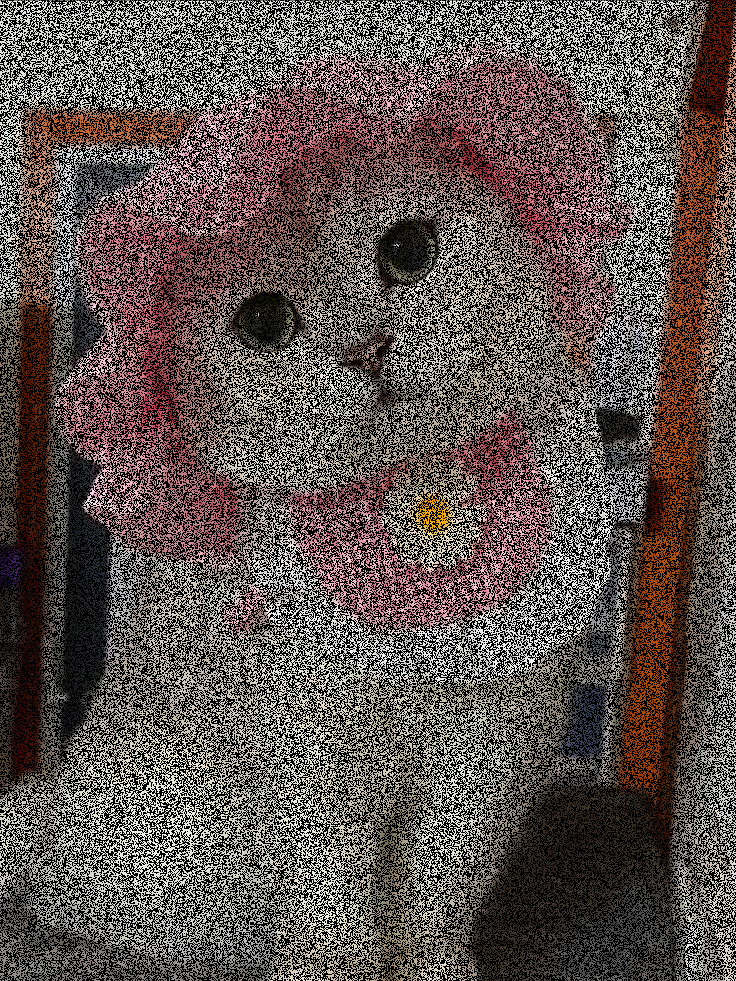
#> input picture tmp/damaged.png, 736 x 981 px, found by its file name
$ python main_model.py
#> lines starting #> are read from the running program, lines starting #| are printed output that depends on the picture; after the words box and inside, x2 and y2 are one past the last pixel; in counts of white or black regions, pixels touching at a corner belong together
### ML_component/utils.py
import os
from typing import Union, Tuple, Type, IO
import cv2
import numpy as np

try:
    import cupy as cp

    CUPY_AVAILABLE = True
    ArrayLike = Union[np.ndarray, cp.ndarray]
    BackendModule = Union[Type[np], Type[cp]]
except ImportError:
    cupy = None
    CUPY_AVAILABLE = False
    ArrayLike = np.ndarray
    BackendModule = Type[np]


def get_backend(use_gpu: bool = True) -> BackendModule:
    """
    Возвращает вычислительный бэкенд (NumPy или CuPy) в зависимости от доступности GPU и выбора пользователя.

    Args:
        use_gpu (bool): Флаг, указывающий, нужно ли пытаться использовать GPU.

    Returns:
        BackendModule: Модуль numpy или cupy, который будет использоваться для вычислений.
    """
    if use_gpu and CUPY_AVAILABLE:
        print("GPU (CuPy) доступен и выбран в качестве бэкенда.")
        return cp
    else:
        if use_gpu and not CUPY_AVAILABLE:
            print("Предупреждение: Запрошен GPU, но CuPy не найден. Используется CPU (NumPy).")
        print("CPU (NumPy) выбран в качестве бэкенда.")
        return np


# [29 lines left out: functions _ensure_numpy, as_numpy, not called in this run]


def as_backend_array(array: ArrayLike, backend: BackendModule) -> ArrayLike:
    """
    Универсальная функция для преобразования массива в массив нужного бэкенда.

    Args:
        array (ArrayLike): Входной массив.
        backend (BackendModule): Целевой бэкенд (модуль numpy или cupy).

    Returns:
        ArrayLike: Массив, находящийся на целевом устройстве (CPU или GPU).
    """
    if backend is cp and CUPY_AVAILABLE:
        return cp.asarray(array)
    # Если целевой бэкенд - numpy, или если cupy не доступен, конвертируем в numpy
    return np.asarray(array)


def load_image(source: Union[str, IO[bytes]], normalize: bool = True) -> np.ndarray:
    """
    Загружает изображение из файла или байтового потока.

    Args:
        source (Union[str, IO[bytes]]): Путь к файлу (str) или байтовый поток (например, io.BytesIO).
        normalize (bool): Если True, нормализует значения пикселей в диапазон [0, 1].

    Returns:
        np.ndarray: Загруженное изображение в виде NumPy массива (на CPU).

    Raises:
        ValueError: Если не удалось декодировать изображение из предоставленного источника.
    """
#> called with source = 'ML_component/data/damaged.png', normalize = True
    if isinstance(source, str):
        image = cv2.imread(source)
#> image is the input picture: shape (981, 736, 3); mean B, G, R 76.8, 81.1, 92.8
        if image is None:
            raise FileNotFoundError(f"Не удалось загрузить изображение по пути: {source}")
    else:
        # Если это байтовый поток, читаем его в NumPy массив
        file_bytes = np.frombuffer(source.read(), np.uint8)
        # Декодируем массив байтов в изображение
        image = cv2.imdecode(file_bytes, cv2.IMREAD_COLOR)
        if image is None:
            raise ValueError("Не удалось декодировать изображение из байтового потока.")

        # Конвертируем BGR в RGB
    image_rgb = cv2.cvtColor(image, cv2.COLOR_BGR2RGB)

    if normalize:
        return image_rgb.astype(np.float32) / 255.0
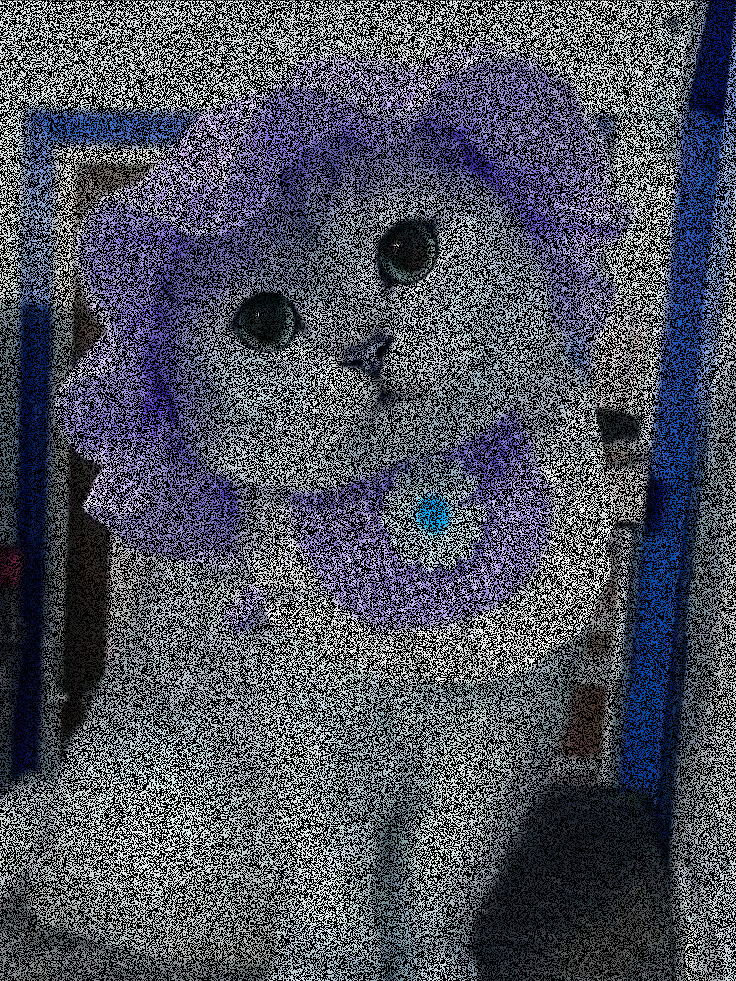
#> returned value: shape (981, 736, 3) float32; mean of channels 0, 1, 2 0.363, 0.318, 0.301; drawn as B, G, R

    return image_rgb


# [58 lines left out: functions generate_mask, save_image, not called in this run]

### ML_component/main_model.py
import os
from typing import Optional
import numpy as np

from . import admm_core
from . import utils
from . import visualize


def create_mask_from_damaged(damaged_image: np.ndarray,
                             threshold: int = 10
) -> np.ndarray:
    """
    Создает маску известных пикселей на основе поврежденного изображения (работает с NumPy массивами).
    Пиксель считается известным, если он не является почти черным.

    Args:
        damaged_image (np.ndarray): Входное изображение в формате NumPy (H, W, C).
        threshold (int): Порог яркости для определения черного пикселя (в диапазоне 0-255).

    Returns:
        np.ndarray: Двумерная булева маска, где True означает известный (неповрежденный) пиксель.
    """
#> called with threshold = 10

    # Суммируем значения каналов, чтобы получить одноканальное изображение
    gray_image = damaged_image.sum(axis=2)
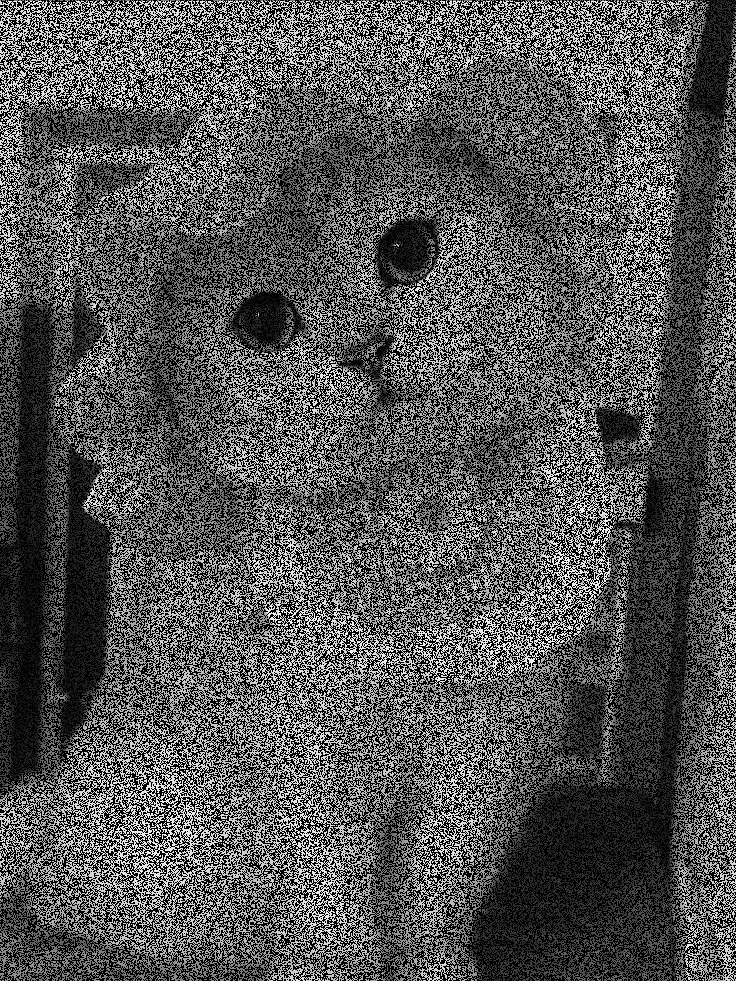
#> gray_image: shape (981, 736) float32; min 0, max 2.99, mean 0.983; drawn with min black and max white

    # Определяем порог в зависимости от нормализации
    # Если значения в диапазоне [0, 1], порог тоже должен быть в этом диапазоне
    is_normalized = damaged_image.max() <= 1.0
#> is_normalized = True
    effective_threshold = threshold / 255.0 if is_normalized else threshold
#> effective_threshold = 0.0392

    # True там, где пиксель не черный
    return gray_image > effective_threshold
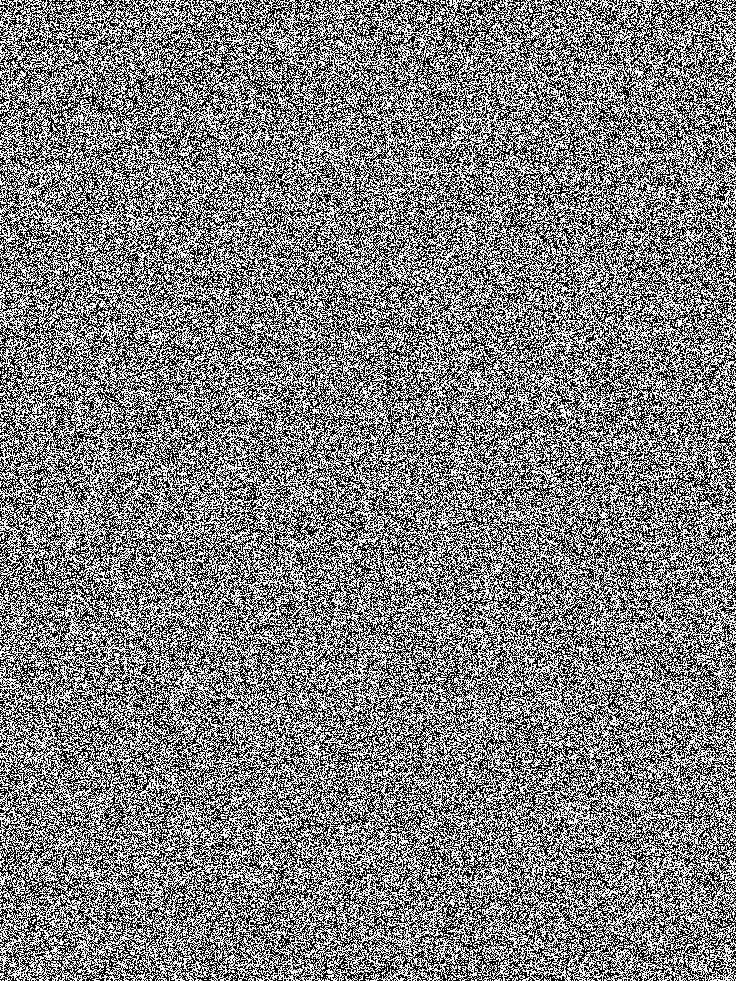
#> returned value: shape (981, 736) bool; 50% white in thin lines or dots


def run_inpainting_pipeline(
        damaged_image_path: str,
        output_dir: str,
        max_iters: int = 250,
        original_image_path: Optional[str] = None,
        use_gpu: bool = True
) -> Optional[np.ndarray]:
    """
    Главная функция для запуска всего процесса восстановления изображения.
    Оркестрирует загрузку данных, выбор бэкенда (CPU/GPU), запуск ADMM и сохранение результатов.

    Args:
        damaged_image_path (str): Путь к поврежденному изображению.
        output_dir (str): Папка для сохранения всех результатов.
        max_iters (int): Максимальное количество итераций для ADMM.
        original_image_path (Optional[str]): Путь к оригинальному изображению для сравнения.
                                              Если не указан (None), сравнительный график не создается.
        use_gpu (bool): Флаг для использования GPU. Если True, будет предпринята попытка
                        использовать CuPy, при неудаче - откат к NumPy.

    Returns:
        Optional[np.ndarray]: Восстановленное изображение в виде NumPy массива, если процесс прошел успешно,
                              иначе None.
    """

    # --- 1. Выбор бэкенда и настройка путей ---
    backend = utils.get_backend(use_gpu)

    os.makedirs(output_dir, exist_ok=True)
    base_name = os.path.splitext(os.path.basename(damaged_image_path))[0]

    # Формируем пути для сохранения результатов
    RECOVERED_IMAGE_PATH = os.path.join(output_dir, f"{base_name}_recovered.png")
    COMPARISON_PLOT_PATH = os.path.join(output_dir, f"{base_name}_comparison.png")
    CONVERGENCE_PLOT_PATH = os.path.join(output_dir, f"{base_name}_convergence.png")

    # Параметры ADMM
    ADMM_TOL = 1e-3
    ADMM_RHO = 0.5

    try:
        # --- 2. Загрузка данных (всегда на CPU) ---
        print(f"Загрузка поврежденного изображения: {damaged_image_path}")
        damaged_image_np = utils.load_image(damaged_image_path)

        # --- 3. Создание маски и перенос на выбранный бэкенд ---
        print("Создание маски на основе поврежденного изображения...")
        mask_np = create_mask_from_damaged(damaged_image_np)

        print(f"Передача данных на выбранный бэкенд ({'GPU' if backend is not np else 'CPU'})...")
        image_to_recover = utils.as_backend_array(damaged_image_np, backend)
        mask = utils.as_backend_array(mask_np, backend)

        # --- 4. Обработка каждого канала ---
        recovered_channels = []
        norm_histories = []
        channel_names = ["Красный", "Зелёный", "Синий"]

        for i in range(len(channel_names)):
            print(f"\n--- Восстановление канала: {channel_names[i]} ---")
            channel_data = image_to_recover[:, :, i]

            recovered_channel, history = admm_core.MC_ADMM(
                Y=channel_data, mask=mask, tol=ADMM_TOL,
                max_iters=max_iters, r=ADMM_RHO, backend=backend
            )
            recovered_channels.append(recovered_channel)
            norm_histories.append(history)

        # --- 5. Сборка результата и возврат на CPU ---
        print("\nСборка восстановленного изображения...")
        recovered_image = backend.stack(recovered_channels, axis=2)

        # --- 6. Сохранение и визуализация ---
        print("Сохранение результатов...")
        # Конвертируем финальный результат в NumPy для сохранения и визуализации
        recovered_image_np = utils.as_numpy(recovered_image)
        utils.save_image(recovered_image_np, RECOVERED_IMAGE_PATH)

        visualize.save_convergence_plot(
            norm_histories, channel_names, ["red", "green", "blue"], CONVERGENCE_PLOT_PATH
        )

        if original_image_path:
            print(f"Загрузка оригинального изображения для сравнения: {original_image_path}")
            original_image_np = utils.load_image(original_image_path)
            visualize.save_results_comparison(
                original_image_np, damaged_image_np, recovered_image_np,
                COMPARISON_PLOT_PATH
            )

        print(f"\nВосстановление завершено. Результаты сохранены в папке: {output_dir}")
        return recovered_image_np

    except FileNotFoundError as e:
        print(f"Критическая ошибка: {e}")
    except Exception as e:
        print(f"Произошла непредвиденная ошибка: {e}")
    return None


if __name__ == '__main__':
    # Вызов для тестирования
    print("--- Запуск в тестовом режиме ---")

    script_dir = os.path.dirname(os.path.abspath(__file__))
    damaged_path = os.path.join(script_dir, 'data', 'damaged.png')
    original_path = os.path.join(script_dir, 'data', 'img.png')
    output_path = os.path.join(script_dir, 'output_test')

    run_inpainting_pipeline(
        damaged_image_path=damaged_path,
        output_dir=output_path,
        max_iters=250,
        original_image_path=original_path,
        use_gpu=True # Попытаться использовать GPU, если доступен
    )
#> (the call stopped at in as_backend_array, `return cp.asarray(array)`: cupy is not available in this run)

$ run again, with src/denoise_bot/routers/cats/50228e358e13ac2fab4a911301d9d8cc.jpg saved as tmp/damaged.png
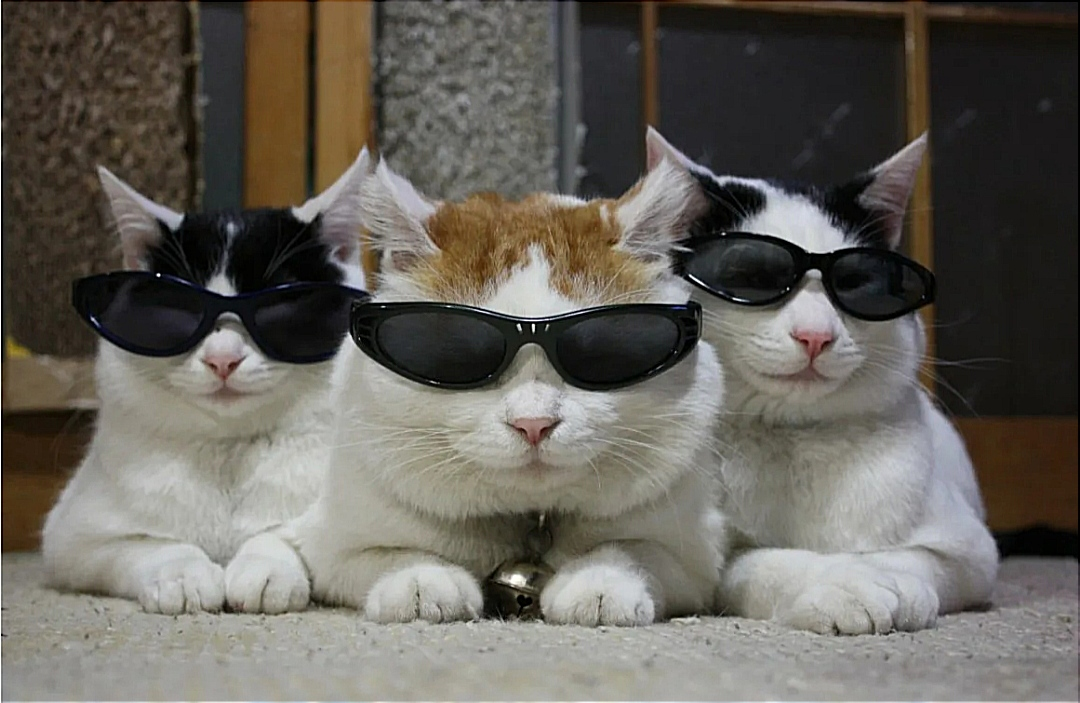
#> input picture src/denoise_bot/routers/cats/50228e358e13ac2fab4a911301d9d8cc.jpg, 1080 x 703 px, found by its file name
#> in load_image, image is the input picture: shape (703, 1080, 3); mean B, G, R 90.7, 98, 101.7
#> in create_mask_from_damaged, `gray_image = damaged_image.sum(axis=2)`:
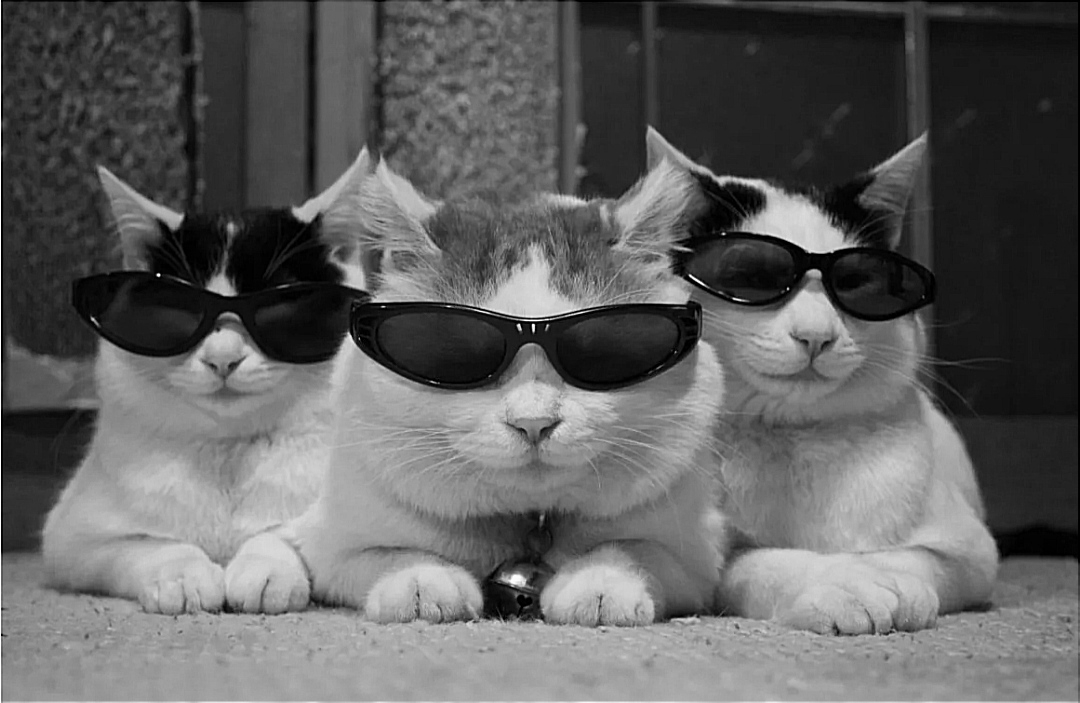
#> gray_image: shape (703, 1080) float32; min 0, max 3, mean 1.14; drawn with min black and max white
#> is_normalized = True
#> effective_threshold = 0.0392
#> in create_mask_from_damaged, `return gray_image > effective_threshold`:
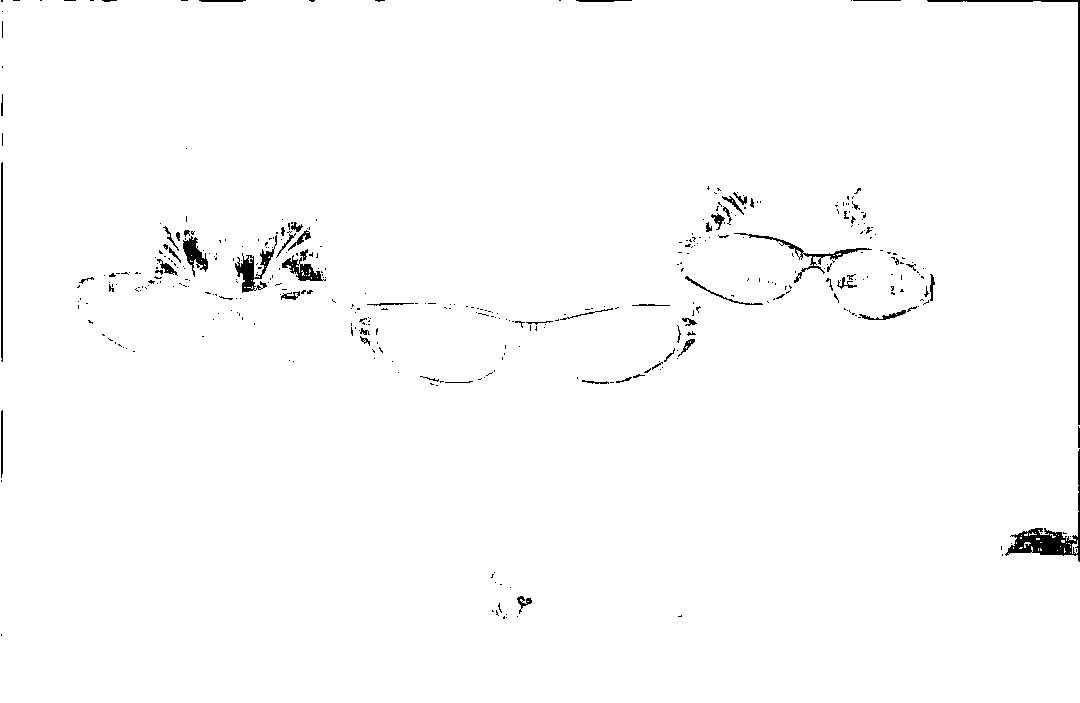
#> returned value: shape (703, 1080) bool; 98.8% white; 410 black regions (346 under 20 px), largest, box (x1, y1, x2, y2) and area: (1005, 449, 1080, 562) 1435, (927, 0, 1080, 425) 1140, (235, 235, 277, 293) 698

$ run again, with src/denoise_bot/routers/cats/528e22f4708cdefc5c55b44a8aeca383.jpg saved as tmp/damaged.png
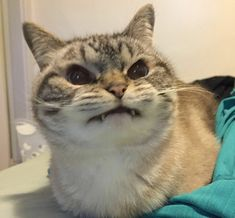
#> input picture src/denoise_bot/routers/cats/528e22f4708cdefc5c55b44a8aeca383.jpg, 235 x 218 px, found by its file name
#> in load_image, image is the input picture: shape (218, 235, 3); mean B, G, R 128.4, 149.2, 155.9
#> in load_image, `return image_rgb.astype(np.float32) / 255.0`:
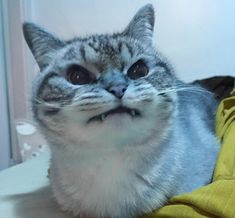
#> returned value: shape (218, 235, 3) float32; mean of channels 0, 1, 2 0.611, 0.585, 0.504; drawn as B, G, R
#> in create_mask_from_damaged, `gray_image = damaged_image.sum(axis=2)`:
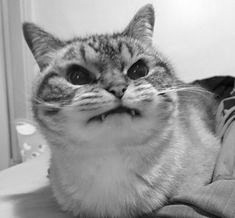
#> gray_image: shape (218, 235) float32; min 0.0706, max 2.76, mean 1.7; drawn with min black and max white
#> is_normalized = True
#> effective_threshold = 0.0392
